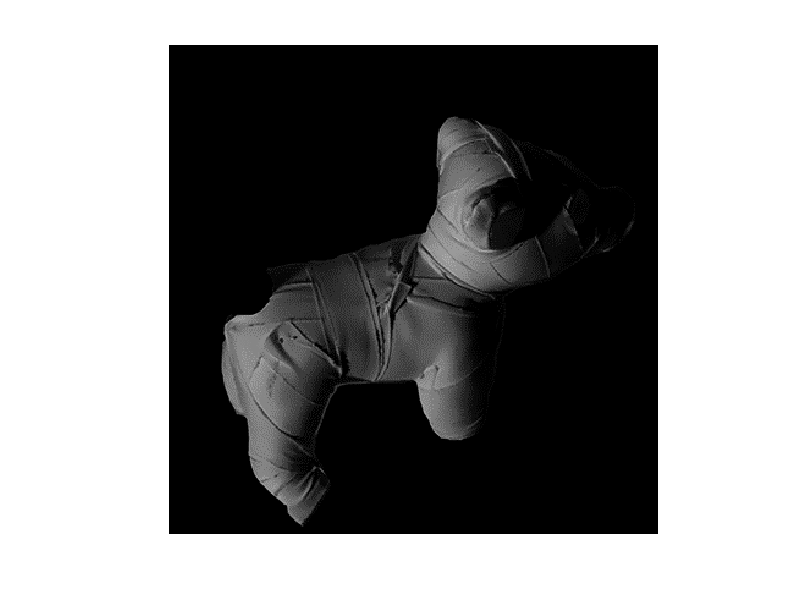

This chart was generated by the following MATLAB code:
clc
clear all
close all

load('N_1_dog.mat');
load('N_2_dog.mat');
load('N_3_dog.mat');

light=[0.5 0.5 1];
light=light/sqrt(light(1)*light(1)+light(2)*light(2)+light(3)*light(3));
I=zeros(size(N_1,1),size(N_1,2));

for count_x=1:size(N_1,1)
    for count_y=1:size(N_1,2)
        
        I(count_x,count_y)=light*[N_1(count_x,count_y);N_2(count_x,count_y);N_3(count_x,count_y)];
        %N=S\[double(im_1(count_x,count_y));double(im_2(count_x,count_y));double(im_3(count_x,count_y))];
%         N_1(count_x,count_y)=N(1)/sqrt(N(1)*N(1)+N(2)*N(2)+N(3)*N(3));
%         N_2(count_x,count_y)=N(2)/sqrt(N(1)*N(1)+N(2)*N(2)+N(3)*N(3));
%         N_3(count_x,count_y)=N(3)/sqrt(N(1)*N(1)+N(2)*N(2)+N(3)*N(3));
%         N_1(count_x,count_y)=N(1)/N(3);
%         N_2(count_x,count_y)=N(2)/N(3);
%         N_3(count_x,count_y)=1;
%         N_1(count_x,count_y)=N_1(count_x,count_y)/N_3(count_x,count_y);
%         N_2(count_x,count_y)=N_2(count_x,count_y)/N_3(count_x,count_y);
        %N_3(count_x,count_y)=N(3);
    end
end
imshow(I);
